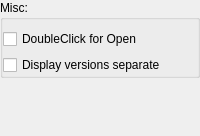
<?xml version="1.0" encoding="UTF-8"?>
<ui version="4.0">
 <class>checkoutPageWidget</class>
 <widget class="QWidget" name="checkoutPageWidget">
  <layout class="QVBoxLayout" name="checkoutPageWidgetLayout">
   <property name="margin">
    <number>0</number>
   </property>
   <item>
    <widget class="QGroupBox" name="checkoutMiscOpitionsGroupBox">
     <property name="title">
      <string>Misc:</string>
     </property>
     <property name="flat">
      <bool>true</bool>
     </property>
     <layout class="QGridLayout" name="checkoutMiscOptionsLayout">
      <property name="leftMargin">
       <number>0</number>
      </property>
      <property name="rightMargin">
       <number>0</number>
      </property>
      <property name="bottomMargin">
       <number>0</number>
      </property>
      <item row="0" column="0">
       <widget class="QCheckBox" name="doubleClickOpenCheckBox">
        <property name="text">
         <string>DoubleClick for Open</string>
        </property>
       </widget>
      </item>
      <item row="1" column="0">
       <widget class="QCheckBox" name="versionsSeparateCheckoutCheckBox">
        <property name="text">
         <string>Display versions separate</string>
        </property>
       </widget>
      </item>
     </layout>
    </widget>
   </item>
   <item>
    <spacer name="verticalSpacer">
     <property name="orientation">
      <enum>Qt::Vertical</enum>
     </property>
     <property name="sizeHint" stdset="0">
      <size>
       <width>20</width>
       <height>58</height>
      </size>
     </property>
    </spacer>
   </item>
  </layout>
 </widget>
 <resources/>
 <connections/>
</ui>
